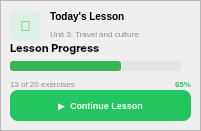
   <widget class="QFrame" name="today_lsn">
    <property name="geometry">
     <rect>
      <x>470</x>
      <y>20</y>
      <width>201</width>
      <height>131</height>
     </rect>
    </property>
    <property name="styleSheet">
     <string notr="true">QFrame#today_lsn { background:white; border-radius:16px; }</string>
    </property>
    <property name="frameShape">
     <enum>QFrame::StyledPanel</enum>
    </property>
    <property name="frameShadow">
     <enum>QFrame::Raised</enum>
    </property>
    <widget class="QLabel" name="label_7">
     <property name="geometry">
      <rect>
       <x>10</x>
       <y>10</y>
       <width>31</width>
       <height>31</height>
      </rect>
     </property>
     <property name="styleSheet">
      <string notr="true">QLabel { background:#dff1e6; color:#22c55e; border-radius:8px; font-size:14px; padding:4px; }</string>
     </property>
     <property name="text">
      <string>📖</string>
     </property>
     <property name="alignment">
      <set>Qt::AlignCenter</set>
     </property>
    </widget>
    <widget class="QPushButton" name="button_continue">
     <property name="geometry">
      <rect>
       <x>10</x>
       <y>90</y>
       <width>181</width>
       <height>31</height>
      </rect>
     </property>
     <property name="font">
      <font>
       <pointsize>-1</pointsize>
       <weight>87</weight>
       <bold>true</bold>
      </font>
     </property>
     <property name="styleSheet">
      <string notr="true">
       QPushButton { background:#22c55e; border-radius:8px; color:white; font-size:9px; font-weight:700; }
       QPushButton:hover { background:#16a34a; }
       QPushButton:pressed { background:#15803d; }
      </string>
     </property>
     <property name="text">
      <string>▶  Continue Lesson</string>
     </property>
    </widget>
    <widget class="QWidget" name="layoutWidget">
     <property name="geometry">
      <rect>
       <x>50</x>
       <y>10</y>
       <width>98</width>
       <height>29</height>
      </rect>
     </property>
     <layout class="QVBoxLayout" name="verticalLayout_2">
      <item>
       <widget class="QLabel" name="label_8">
        <property name="font">
         <font>
          <pointsize>-1</pointsize>
          <weight>87</weight>
          <bold>true</bold>
         </font>
        </property>
        <property name="styleSheet">
         <string notr="true">QLabel { background:transparent; color:black; font-size:10px; font-weight:700; border:none; }</string>
        </property>
        <property name="text">
         <string>Today's Lesson</string>
        </property>
       </widget>
      </item>
      <item>
       <widget class="QLabel" name="label_9">
        <property name="font">
         <font>
          <pointsize>-1</pointsize>
         </font>
        </property>
        <property name="styleSheet">
         <string notr="true">QLabel { color:#8d8d8d; font-size:8px; background:transparent; }</string>
        </property>
        <property name="text">
         <string>Unit 3: Travel and culture</string>
        </property>
       </widget>
      </item>
     </layout>
    </widget>
    <widget class="QWidget" name="layoutWidget">
     <property name="geometry">
      <rect>
       <x>10</x>
       <y>40</y>
       <width>181</width>
       <height>51</height>
      </rect>
     </property>
     <layout class="QGridLayout" name="gridLayout">
      <item row="1" column="0" colspan="2">
       <widget class="QProgressBar" name="progressBar_2">
        <property name="maximumSize">
         <size>
          <width>171</width>
          <height>10</height>
         </size>
        </property>
        <property name="styleSheet">
         <string notr="true">
       QProgressBar { background:#e5e5e5; border:none; border-radius:3px; }
       QProgressBar::chunk { background:#35b653; border-radius:3px; margin:0px; }
      </string>
        </property>
        <property name="value">
         <number>65</number>
        </property>
        <property name="textVisible">
         <bool>false</bool>
        </property>
       </widget>
      </item>
      <item row="2" column="0">
       <widget class="QLabel" name="label_progress">
        <property name="font">
         <font>
          <pointsize>-1</pointsize>
         </font>
        </property>
        <property name="styleSheet">
         <string notr="true">QLabel { color:#8d8d8d; font-size:8px; background:transparent; }</string>
        </property>
        <property name="text">
         <string>13 of 20 exercises</string>
        </property>
       </widget>
      </item>
      <item row="0" column="0">
       <widget class="QLabel" name="label_10">
        <property name="font">
         <font>
          <family>Inter</family>
          <pointsize>8</pointsize>
          <weight>75</weight>
          <bold>true</bold>
         </font>
        </property>
        <property name="styleSheet">
         <string notr="true">QLabel { background:transparent; }</string>
        </property>
        <property name="text">
         <string>Lesson Progress</string>
        </property>
       </widget>
      </item>
      <item row="2" column="1">
       <widget class="QLabel" name="label_12">
        <property name="font">
         <font>
          <pointsize>-1</pointsize>
          <weight>87</weight>
          <bold>true</bold>
         </font>
        </property>
        <property name="styleSheet">
         <string notr="true">QLabel { color:#24c45d; font-size:8px; font-weight:700; background:transparent; }</string>
        </property>
        <property name="text">
         <string>65%</string>
        </property>
        <property name="alignment">
         <set>Qt::AlignRight|Qt::AlignTrailing|Qt::AlignVCenter</set>
        </property>
       </widget>
      </item>
     </layout>
    </widget>
   </widget>
